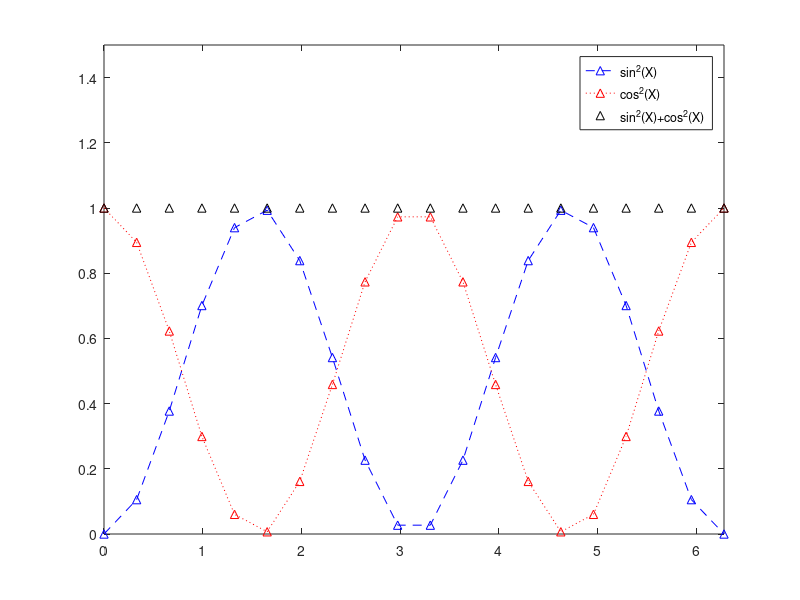

The MATLAB source for this figure:
X = linspace(0,2*pi,20);
Y1 = sin(X).*sin(X);
plot(X,Y1,'b--^')
hold on
Y2 = cos(X).*cos(X);
plot(X,Y2,'r:^')
hold on
Y3 = (sin(X).*sin(X))+(cos(X).*cos(X));
plot(X,Y3,'k^')
axis([0 6.2832 0 1.5])
legend('sin^2(X)','cos^2(X)','sin^2(X)+cos^2(X)')
